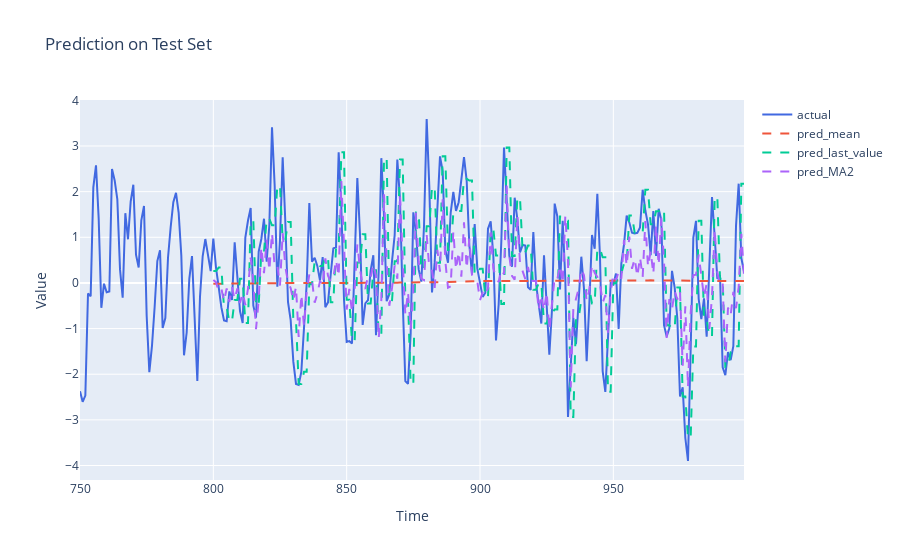

The code cell stored with this chart in its notebook:
### Code cell
fig = go.Figure()
fig.add_trace(go.Scatter(x=df[-250:].index, y=df[-250:]['value'], name='actual', line = dict(color='royalblue')))

for pred_type in ["pred_mean", "pred_last_value",	"pred_MA2"]: 
    fig.add_trace(go.Scatter(x=test.index, y=test[pred_type], name=pred_type, line = dict(dash='dash')))
fig.update_layout(
    yaxis_title='Value',
    xaxis_title='Time',
    title='Prediction on Test Set'
)  
fig.show()

### Figure 1 — Plotly figure (JSON) as saved in the notebook; plotly's stock layout.template omitted (floating-point values rounded to 4 significant figures; data arrays with more than 128 entries replaced by an {"elided": "..."} marker saying what was removed)
{"data": [{"line": {"color": "royalblue"}, "name": "actual", "type": "scatter", "x": {"elided": "250 int values"}, "y": {"elided": "250 float values"}}, {"line": {"dash": "dash"}, "name": "pred_mean", "type": "scatter", "x": {"elided": "200 int values"}, "y": {"elided": "200 float values"}}, {"line": {"dash": "dash"}, "name": "pred_last_value", "type": "scatter", "x": {"elided": "200 int values"}, "y": {"elided": "200 float values"}}, {"line": {"dash": "dash"}, "name": "pred_MA2", "type": "scatter", "x": {"elided": "200 int values"}, "y": {"elided": "200 float values"}}], "layout": {"title": {"text": "Prediction on Test Set"}, "xaxis": {"title": {"text": "Time"}}, "yaxis": {"title": {"text": "Value"}}}}
